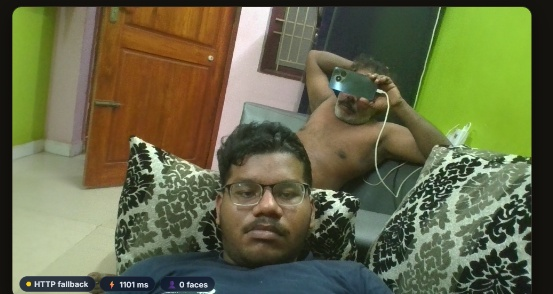
#> input picture backend/temp_webcam.jpg, 553 x 294 px
$ python -i augment_dataset.py   (imports and definitions only)
#> lines starting #> are read from the running program, lines starting #| are printed output that depends on the picture
import os
import cv2
import argparse
import logging
import random
import numpy as np
from pathlib import Path
from collections import defaultdict

# [1 line not run here, left out]

def augment_image(image):
    aug_type = random.choice(['flip', 'rotate', 'brightness', 'blur', 'contrast', 'crop'])

    if aug_type == 'flip':
        return cv2.flip(image, 1)

    elif aug_type == 'rotate':
        angle = random.uniform(-10, 10)
        h, w = image.shape[:2]
        M = cv2.getRotationMatrix2D((w/2, h/2), angle, 1.0)
        return cv2.warpAffine(image, M, (w, h), borderMode=cv2.BORDER_REPLICATE)

    elif aug_type == 'brightness':
        factor = random.uniform(0.85, 1.15)
        hsv = cv2.cvtColor(image, cv2.COLOR_BGR2HSV)
        hsv = np.array(hsv, dtype=np.float64)
        hsv[:, :, 2] = hsv[:, :, 2] * factor
        hsv[:, :, 2][hsv[:, :, 2] > 255] = 255
        hsv = np.array(hsv, dtype=np.uint8)
        return cv2.cvtColor(hsv, cv2.COLOR_HSV2BGR)

    elif aug_type == 'blur':
        ksize = random.choice([3, 5])
        return cv2.GaussianBlur(image, (ksize, ksize), 0)

    elif aug_type == 'contrast':
        alpha = random.uniform(0.8, 1.2)
        img_float = cv2.convertScaleAbs(image, alpha=alpha, beta=0)
        return img_float

    elif aug_type == 'crop':
        h, w = image.shape[:2]
        crop_pct = random.uniform(0.85, 0.95)
        nh, nw = int(h * crop_pct), int(w * crop_pct)
        sy = random.randint(0, h - nh)
        sx = random.randint(0, w - nw)
        cropped = image[sy:sy+nh, sx:sx+nw]
        return cv2.resize(cropped, (w, h))
    return image

# [68 lines left out: function main, not called in this run]

# [2 lines not run here, left out]

>>> import cv2
>>> picture = cv2.imread('temp_webcam.jpg')
#> picture is the input picture: shape (294, 553, 3); mean B, G, R 71.4, 105, 102
>>> result = augment_image(picture)
#> in augment_image, `return cv2.GaussianBlur(image, (ksize, ksize), 0)`:
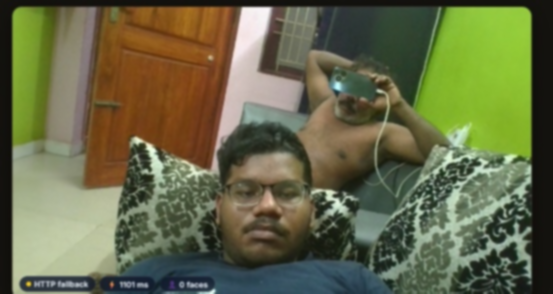
#> returned value: shape (294, 553, 3); mean of channels 0, 1, 2 71.4, 105, 102; drawn as B, G, R
